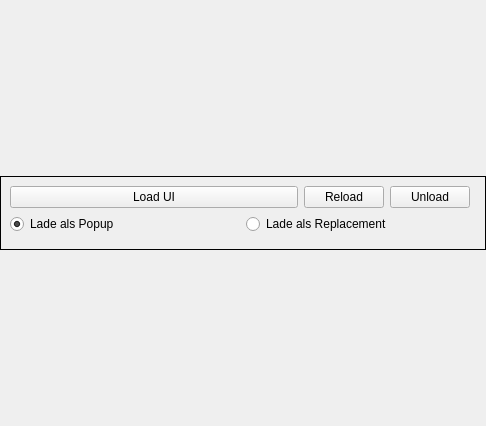
<?xml version="1.0" encoding="UTF-8"?>
<ui version="4.0">
 <class>frame</class>
 <widget class="QFrame" name="frame">
  <property name="geometry">
   <rect>
    <x>0</x>
    <y>0</y>
    <width>486</width>
    <height>426</height>
   </rect>
  </property>
  <property name="windowTitle">
   <string>Frame</string>
  </property>
  <layout class="QGridLayout" name="gridLayout">
   <property name="leftMargin">
    <number>0</number>
   </property>
   <property name="topMargin">
    <number>0</number>
   </property>
   <property name="rightMargin">
    <number>0</number>
   </property>
   <property name="bottomMargin">
    <number>0</number>
   </property>
   <property name="spacing">
    <number>0</number>
   </property>
   <item row="0" column="0">
    <widget class="QFrame" name="MainWidget">
     <property name="sizePolicy">
      <sizepolicy hsizetype="Preferred" vsizetype="Maximum">
       <horstretch>0</horstretch>
       <verstretch>0</verstretch>
      </sizepolicy>
     </property>
     <property name="frameShape">
      <enum>QFrame::Box</enum>
     </property>
     <property name="frameShadow">
      <enum>QFrame::Plain</enum>
     </property>
     <layout class="QGridLayout" name="gridLayout_3">
      <item row="3" column="0">
       <layout class="QHBoxLayout" name="horizontalLayout"/>
      </item>
      <item row="0" column="0">
       <layout class="QGridLayout" name="gridLayout_2">
        <item row="1" column="2">
         <widget class="QPushButton" name="Btn_Unload_UI">
          <property name="text">
           <string>Unload</string>
          </property>
         </widget>
        </item>
        <item row="2" column="0" colspan="4">
         <layout class="QHBoxLayout" name="horizontalLayout_2">
          <item>
           <widget class="QRadioButton" name="Radio_Popup">
            <property name="text">
             <string>Lade als Popup</string>
            </property>
            <property name="checked">
             <bool>true</bool>
            </property>
           </widget>
          </item>
          <item>
           <widget class="QRadioButton" name="Radio_Replacement">
            <property name="text">
             <string>Lade als Replacement</string>
            </property>
           </widget>
          </item>
         </layout>
        </item>
        <item row="1" column="0">
         <widget class="QPushButton" name="Btn_Load_UI">
          <property name="sizePolicy">
           <sizepolicy hsizetype="MinimumExpanding" vsizetype="Fixed">
            <horstretch>0</horstretch>
            <verstretch>0</verstretch>
           </sizepolicy>
          </property>
          <property name="text">
           <string>Load UI</string>
          </property>
         </widget>
        </item>
        <item row="1" column="1">
         <widget class="QPushButton" name="Btn_Reload_UI">
          <property name="text">
           <string>Reload</string>
          </property>
         </widget>
        </item>
       </layout>
      </item>
      <item row="4" column="0">
       <widget class="QFrame" name="Frame_Replacement_Element">
        <property name="frameShape">
         <enum>QFrame::StyledPanel</enum>
        </property>
        <property name="frameShadow">
         <enum>QFrame::Raised</enum>
        </property>
       </widget>
      </item>
     </layout>
    </widget>
   </item>
  </layout>
 </widget>
 <resources/>
 <connections/>
</ui>
